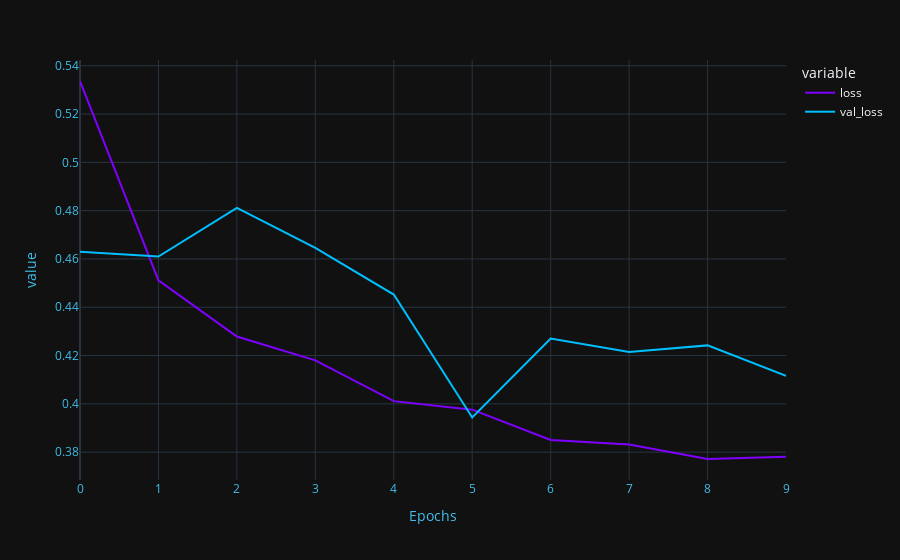

Notebook code for this chart:
### Code cell
fig = px.line(results,y=[results['loss'],results['val_loss']],template="plotly_dark",color_discrete_sequence=['#7F00FF','#00bfff'])
fig.update_layout(   
    title_font_color="#41BEE9", 
    xaxis=dict(color="#41BEE9",title='Epochs'), 
    yaxis=dict(color="#41BEE9")
 )
fig.show()

### Figure 1 — Plotly figure (JSON) as saved in the notebook; plotly's stock layout.template omitted (floating-point values rounded to 4 significant figures)
{"data": [{"hovertemplate": "variable=loss<br>index=%{x}<br>value=%{y}<extra></extra>", "legendgroup": "loss", "line": {"color": "#7F00FF", "dash": "solid"}, "marker": {"symbol": "circle"}, "mode": "lines", "name": "loss", "orientation": "v", "showlegend": true, "type": "scatter", "x": [0, 1, 2, 3, 4, 5, 6, 7, 8, 9], "xaxis": "x", "y": [0.5337, 0.4512, 0.4279, 0.418, 0.4011, 0.3976, 0.385, 0.3832, 0.3772, 0.3781], "yaxis": "y"}, {"hovertemplate": "variable=val_loss<br>index=%{x}<br>value=%{y}<extra></extra>", "legendgroup": "val_loss", "line": {"color": "#00bfff", "dash": "solid"}, "marker": {"symbol": "circle"}, "mode": "lines", "name": "val_loss", "orientation": "v", "showlegend": true, "type": "scatter", "x": [0, 1, 2, 3, 4, 5, 6, 7, 8, 9], "xaxis": "x", "y": [0.463, 0.461, 0.4812, 0.4646, 0.4453, 0.3943, 0.427, 0.4214, 0.4242, 0.4116], "yaxis": "y"}], "layout": {"legend": {"title": {"text": "variable"}, "tracegroupgap": 0}, "margin": {"t": 60}, "title": {"font": {"color": "#41BEE9"}}, "xaxis": {"anchor": "y", "color": "#41BEE9", "domain": [0, 1], "title": {"text": "Epochs"}}, "yaxis": {"anchor": "x", "color": "#41BEE9", "domain": [0, 1], "title": {"text": "value"}}}}
